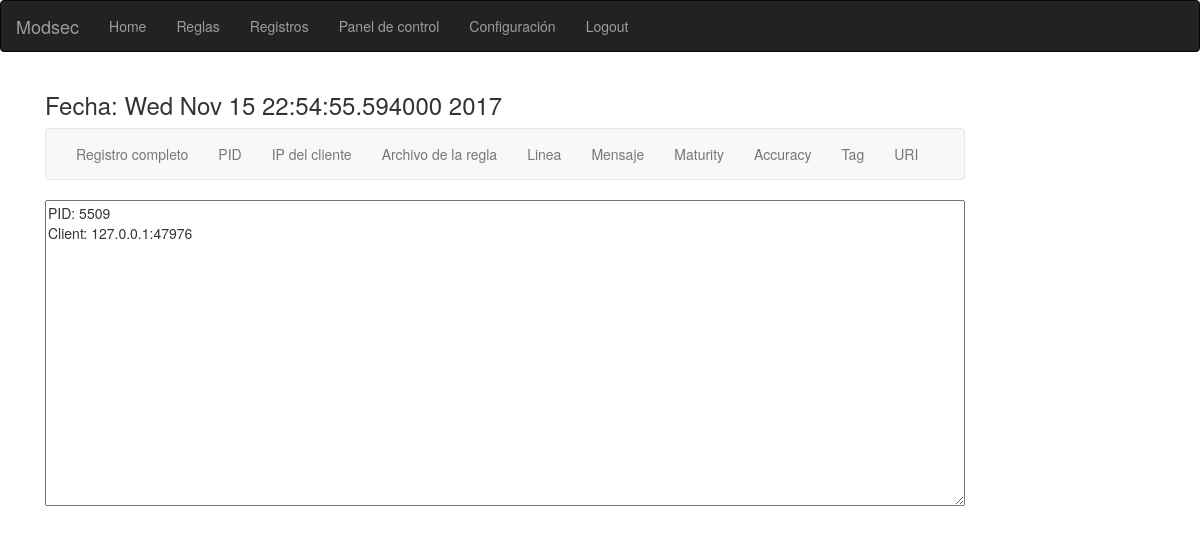
/modsec/showLog/633/ (signed in), run on the app's committed database.
### modsec/models.py (models this page shows, shortened)
class Log(models.Model):
    date=models.CharField(max_length=200)
    atackType=models.CharField(max_length=200)
    text=models.TextField()

### modsec/views.py (the view)
# urls.py: url(r'^showLog/(?P<log_id>[0-9]+)/$', views.showLog, name='showLog'),
@login_required(login_url='/modsec/login')
def showLog(request,log_id):
    try:
        log = Log.objects.get(pk=log_id)
    except Log.DoesNotExist:
        raise Http404("Log does not exist")
    return render(request, 'modsec/displayLog.html', {'log': log})

### modsec/templates/modsec/displayLog.html (shortened to what this page needs)
<!DOCTYPE html>
<html lang="en">
<head>
  <link rel="stylesheet" href="https://maxcdn.bootstrapcdn.com/bootstrap/3.3.7/css/bootstrap.min.css">
</head>
<body>
<nav class="navbar navbar-inverse">
  <div class="container-fluid">
    <div class="navbar-header">
      <a class="navbar-brand" href="/modsec/">Modsec</a>
    </div>
    <ul class="nav navbar-nav">
      <li><a href="/modsec/">Home</a></li>
      <li><a href="/modsec/rules/">Reglas</a></li>
      <li><a href="/modsec/logs/">Registros</a></li>
      <li><a href="/modsec/dashboard/">Panel de control</a></li>
      <li><a href="/modsec/conf/">Configuración</a></li>
      <li><a href="/modsec/logout/">Logout</a></li>
    </ul>
  </div>
</nav>
<div class="container">
      <div class="col-sm-10">
        <h3>Fecha: {{log.date}}</h3>
        <nav class="navbar navbar-default" style="width: 100%;">
        <div class="container-fluid">
      <ul class="nav navbar-nav">
      <li><a href="/modsec/showLog/{{ log.id }}">Registro completo</a></li>
      <li><a href="/modsec/logPID/{{ log.id }}">PID</a></li>
      <li><a href="/modsec/logIP/{{ log.id }}">IP del cliente</a></li>
      <li><a href="/modsec/logFile/{{ log.id }}">Archivo de la regla</a></li>
      <li><a href="/modsec/logLine/{{ log.id }}">Linea</a></li>
       <li><a href="/modsec/logMsg/{{ log.id }}">Mensaje</a></li>
      <li><a href="/modsec/logMaturity/{{ log.id }}">Maturity</a></li>
      <li><a href="/modsec/logAccuracy/{{ log.id }}">Accuracy</a></li>
      <li><a href="/modsec/logTag/{{ log.id }}">Tag</a></li>
       <li><a href="/modsec/logURI/{{ log.id }}">URI</a></li>
    </ul>
  </div>
</nav>
          <textarea name="text" id="id_text" required="" rows="15" cols="80" class="vLargeTextField" readonly resize="none" style="width: 100%;">{{log.text}}
          </textarea>
    </div>
</div>
</body>
</html>

### data on the page
Log: date "Wed Nov 15 22:54:55.594000 2017", text "PID: 5509 Client: 127.0.0.1:47976"
